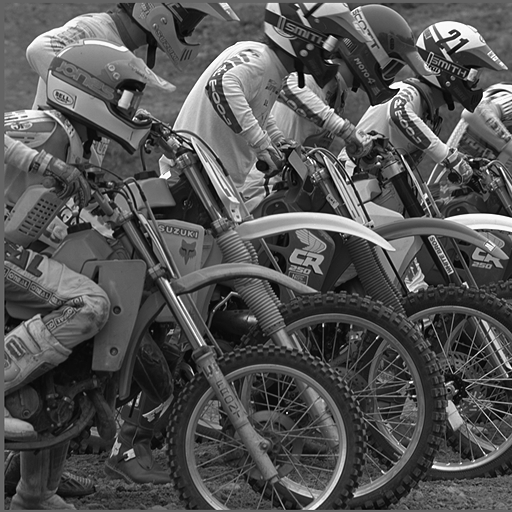
%> input picture reference.png, 512 x 512 px
$ octave testQualityMetricsTest.m   (GNU Octave 9; MATLAB toolbox functions it lacks are replaced by stand-ins)
%> lines starting %> are read from the running program, lines starting %| are printed output that depends on the picture
### ssim_index_m.m
function [mssim, ssim_map] = ssim_index(img1, img2, K, window, L)

%========================================================================
%SSIM Index, Version 1.0
%Copyright(c) 2003 Zhou Wang
%All Rights Reserved.
%
%The author is with Howard Hughes Medical Institute, and Laboratory
%for Computational Vision at Center for Neural Science and Courant
%Institute of Mathematical Sciences, New York University.
%
%----------------------------------------------------------------------
%Permission to use, copy, or modify this software and its documentation
%for educational and research purposes only and without fee is hereby
%granted, provided that this copyright notice and the original authors'
%names appear on all copies and supporting documentation. This program
%shall not be used, rewritten, or adapted as the basis of a commercial
%software or hardware product without first obtaining permission of the
%authors. The authors make no representations about the suitability of
%this software for any purpose. It is provided "as is" without express
%or implied warranty.
%----------------------------------------------------------------------
%
%This is an implementation of the algorithm for calculating the
%Structural SIMilarity (SSIM) index between two images. Please refer
%to the following paper:
%
%Z. Wang, A. C. Bovik, H. R. Sheikh, and E. P. Simoncelli, "Image
%quality assessment: From error measurement to structural similarity"
%IEEE Transactios on Image Processing, vol. 13, no. 1, Jan. 2004.
%
%Kindly report any suggestions or corrections to zhouwang@ieee.org
%
%----------------------------------------------------------------------
%
%Input : (1) img1: the first image being compared
%        (2) img2: the second image being compared
%        (3) K: constants in the SSIM index formula (see the above
%            reference). defualt value: K = [0.01 0.03]
%        (4) window: local window for statistics (see the above
%            reference). default widnow is Gaussian given by
%            window = fspecial('gaussian', 11, 1.5);
%        (5) L: dynamic range of the images. default: L = 255
%
%Output: (1) mssim: the mean SSIM index value between 2 images.
%            If one of the images being compared is regarded as
%            perfect quality, then mssim can be considered as the
%            quality measure of the other image.
%            If img1 = img2, then mssim = 1.
%        (2) ssim_map: the SSIM index map of the test image. The map
%            has a smaller size than the input images. The actual size:
%            size(img1) - size(window) + 1.
%
%Default Usage:
%   Given 2 test images img1 and img2, whose dynamic range is 0-255
%
%   [mssim ssim_map] = ssim_index(img1, img2);
%
%Advanced Usage:
%   User defined parameters. For example
%
%   K = [0.05 0.05];
%   window = ones(8);
%   L = 100;
%   [mssim ssim_map] = ssim_index(img1, img2, K, window, L);
%
%See the results:
%
%   mssim                        %Gives the mssim value
%   imshow(max(0, ssim_map).^4)  %Shows the SSIM index map
%
%========================================================================


if (nargin < 2 || nargin > 5)
   ssim_index = -Inf;
   ssim_map = -Inf;
   return;
end

if (size(img1) ~= size(img2))
   ssim_index = -Inf;
   ssim_map = -Inf;
   return;
end

[M N] = size(img1);

if (nargin == 2)
   if ((M < 11) || (N < 11))
	   ssim_index = -Inf;
	   ssim_map = -Inf;
      return
   end
   window = fspecial('gaussian', 11, 1.5);	%
   K(1) = 0.01;								      % default settings
   K(2) = 0.03;								      %
   L = 255;                                  %
end

if (nargin == 3)
   if ((M < 11) || (N < 11))
	   ssim_index = -Inf;
	   ssim_map = -Inf;
      return
   end
   window = fspecial('gaussian', 11, 1.5);
   L = 255;
   if (length(K) == 2)
      if (K(1) < 0 || K(2) < 0)
		   ssim_index = -Inf;
   		ssim_map = -Inf;
	   	return;
      end
   else
	   ssim_index = -Inf;
   	ssim_map = -Inf;
	   return;
   end
end

if (nargin == 4)
   [H W] = size(window);
   if ((H*W) < 4 || (H > M) || (W > N))
	   ssim_index = -Inf;
	   ssim_map = -Inf;
      return
   end
   L = 255;
   if (length(K) == 2)
      if (K(1) < 0 || K(2) < 0)
		   ssim_index = -Inf;
   		ssim_map = -Inf;
	   	return;
      end
   else
	   ssim_index = -Inf;
   	ssim_map = -Inf;
	   return;
   end
end

if (nargin == 5)
   [H W] = size(window);
   if ((H*W) < 4 || (H > M) || (W > N))
	   ssim_index = -Inf;
	   ssim_map = -Inf;
      return
   end
   if (length(K) == 2)
      if (K(1) < 0 || K(2) < 0)
		   ssim_index = -Inf;
   		ssim_map = -Inf;
	   	return;
      end
   else
	   ssim_index = -Inf;
   	ssim_map = -Inf;
	   return;
   end
end

C1 = (K(1)*L)^2;
C2 = (K(2)*L)^2;
window = window/sum(sum(window));
img1 = double(img1);
img2 = double(img2);

mu1   = filter2(window, img1, 'valid');
mu2   = filter2(window, img2, 'valid');
mu1_sq = mu1.*mu1;
mu2_sq = mu2.*mu2;
mu1_mu2 = mu1.*mu2;
sigma1_sq = filter2(window, img1.*img1, 'valid') - mu1_sq;
sigma2_sq = filter2(window, img2.*img2, 'valid') - mu2_sq;
sigma12 = filter2(window, img1.*img2, 'valid') - mu1_mu2;

if (C1 > 0 & C2 > 0)
   ssim_map = ((2*mu1_mu2 + C1).*(2*sigma12 + C2))./((mu1_sq + mu2_sq + C1).*(sigma1_sq + sigma2_sq + C2));
else
   numerator1 = 2*mu1_mu2 + C1;
   numerator2 = 2*sigma12 + C2;
	denominator1 = mu1_sq + mu2_sq + C1;
   denominator2 = sigma1_sq + sigma2_sq + C2;
   ssim_map = ones(size(mu1));
   index = (denominator1.*denominator2 > 0);
   ssim_map(index) = (numerator1(index).*numerator2(index))./(denominator1(index).*denominator2(index));
   index = (denominator1 ~= 0) & (denominator2 == 0);
   ssim_map(index) = numerator1(index)./denominator1(index);
end

mssim = mean2(ssim_map);

return

### testQualityMetrics.m
function results=testQualityMetrics(results,inputImage,outputImage)
% results=testQualityMetrics(results,inputImage,outputImage)
%
% results is a struct
% the output results struct will contain fields for different metrics of
% image quality
%
% inputImage - reference image
% outputImage - degraded image
%
% full reference:
% ms_ssim
% ssim
% mse
% relative_error
%
% no reference (blind):
% brisque
% bliinds2
% divine
%
% if results contains a 'settings' field with a struct containing a 'fovea'
% field, foveation based quality metrics will also be computed
% fssim
% fvmse + variants
%
%
%
%

%bound image pixels 0-255
boundedOutputImage=min(outputImage,255.*ones(size(outputImage)));
boundedOutputImage=max(boundedOutputImage,zeros(size(outputImage)));

results.ssim=ssim_index_m(inputImage,outputImage);
[n,m]=size(inputImage);
if min(n,m) <= 128
    % adjust filter for ms_ssim to accomodate small images
    results.ms_ssim=msssim(inputImage,outputImage,[0.01 0.03],fspecial('gaussian', 7, 1.5));
    results.bounded_ms_ssim=msssim(inputImage,boundedOutputImage,[0.01 0.03],fspecial('gaussian', 7, 1.5));
else
    results.ms_ssim=msssim(inputImage,outputImage);
    results.bounded_ms_ssim=msssim(inputImage,boundedOutputImage);
end
results.relative_error=norm(inputImage(:)-outputImage(:))/norm(inputImage(:));
sqerror2=(inputImage-outputImage).^2;
results.mse=mean(sqerror2(:));

results.bounded_ssim=ssim_index_m(inputImage,boundedOutputImage);
sqerror2=(inputImage-boundedOutputImage).^2;
results.bounded_mse=mean(sqerror2(:));
results.bounded_relative_error=norm(inputImage(:)-boundedOutputImage(:))/norm(inputImage(:));


if  isfield(results,'settings') && isfield(results.settings,'fovea')
%     fovea2=results.settings.fovea./size(inputImage); % fovea position relative to image frame
%     results.fvssim=fsbssim_index(inputImage,outputImage,fovea2);
    results.fssim=fssim(inputImage,outputImage,struct('fovea',results.settings.fovea,'viewDist',3));
    if isfield(results.settings,'foveation_implementation')
        [results.fvmse,results.fvmse2,results.fvmse3]=image_mse_foveated(inputImage,outputImage,results.settings.fovea,results.settings.foveation_implementation);
    else
        warning('foveation_implementation is not available');
    end
    %results.fvmse  % mse (f (reference), f(output) )
    %results.fvmse2 % mse (f (reference), output )
    %results.fvmse3 % mse (reference , output ) weighted by cutoff
    %frequency
end

% add dmos mappings for mse,ssim,ms_ssim so that they are on same scale
% as blind indices
try
    fullpath = mfilename('fullpath');
    idx      = find(fullpath == filesep);
    thisfolder = fullpath(1:(idx(end)-1));
    dmos_fit=load(fullfile(thisfolder,'dmos_fit_fns'));
    % uses LIVE database with logistic regression
    results.mse_dmos=dmos_fit.fns.mse(results.mse);
    % uses LIVE database with constrained polynomial regression
    results.ssim_dmos=dmos_fit.fns.ssim(results.ssim); %
    % uses LIVE database with logistic regression
    results.ms_ssim_dmos=dmos_fit.fns.ms_ssim(results.ms_ssim);
catch exception
    results.mse_dmos=nan;
    results.ssim_dmos=nan;
    results.ms_ssim_dmos=nan;
    disp '*********** Error: '
    disp (getReport(exception,'extended'))
end

%brisque blind index
try
    results.brisque=brisque.brisquescore(outputImage);
catch exception
    results.brisque=nan;
    disp '*********** Error: '
    disp (getReport(exception,'extended'))
end
%bliinds2 blind index
try
    results.bliinds2=bliinds2.bliinds2_score(outputImage);
catch exception
    results.bliinds2=nan;
    disp '*********** Error: '
    disp (getReport(exception,'extended'))
end
%divine blind index
try
    results.divine=divine.divine(outputImage);
catch exception
    results.divine=nan;
    disp '*********** Error: '
    disp (getReport(exception,'extended'))
end

### msssim.m
function overall_mssim = msssim(img1, img2, K, win, level, weight, method)

% Multi-scale Structural Similarity Index (MS-SSIM)
% Z. Wang, E. P. Simoncelli and A. C. Bovik, "Multi-scale structural similarity
% for image quality assessment," Invited Paper, IEEE Asilomar Conference on
% Signals, Systems and Computers, Nov. 2003

if (nargin < 2 || nargin > 7)
   overall_mssim = -Inf;
   return;
end

if (~exist('K'))
   K = [0.01 0.03];
end

if (~exist('win'))
   win = fspecial('gaussian', 11, 1.5);
end

if (~exist('level'))
   level = 5;
end

if (~exist('weight'))
   weight = [0.0448 0.2856 0.3001 0.2363 0.1333];
end

if (~exist('method'))
   method = 'product';
end

if (size(img1) ~= size(img2))
   overall_mssim = -Inf;
   return;
end

[M N] = size(img1);
if ((M < 11) || (N < 11))
   overall_mssim = -Inf;
   return
end

if (length(K) ~= 2)
   overall_mssim = -Inf;
   return;
end

if (K(1) < 0 || K(2) < 0)
   overall_mssim = -Inf;
   return;
end

[H W] = size(win);

if ((H*W)<4 || (H>M) || (W>N))
   overall_mssim = -Inf;
   return;
end

if (level < 1)
   overall_mssim = -Inf;
   return
end


min_img_width = min(M, N)/(2^(level-1));
max_win_width = max(H, W);
if (min_img_width < max_win_width)
   overall_mssim = -Inf;
   return;
end

if (length(weight) ~= level || sum(weight) == 0)
   overall_mssim = -Inf;
   return;
end

if (method ~= 'wtd_sum' & method ~= 'product')
   overall_mssim = -Inf;
   return;
end

downsample_filter = ones(2)./4;
im1 = double(img1);
im2 = double(img2);
for l = 1:level
   [mssim_array(l) ssim_map_array{l} mcs_array(l) cs_map_array{l}] = ssim_index_new(im1, im2, K, win);
%   [M N] = size(im1);
   filtered_im1 = imfilter(im1, downsample_filter, 'symmetric', 'same');
   filtered_im2 = imfilter(im2, downsample_filter, 'symmetric', 'same');
   clear im1, im2;
   im1 = filtered_im1(1:2:end, 1:2:end);
   im2 = filtered_im2(1:2:end, 1:2:end);
end

if (method == 'product')
%   overall_mssim = prod(mssim_array.^weight);
   overall_mssim = prod(mcs_array(1:level-1).^weight(1:level-1))*(mssim_array(level).^weight(level));
else
   weight = weight./sum(weight);
   overall_mssim = sum(mcs_array(1:level-1).*weight(1:level-1)) + mssim_array(level).*weight(level);
end

### ssim_index_new.m
function [mssim, ssim_map, mcs, cs_map] = ssim_index_new(img1, img2, K, win)

if (nargin < 2 || nargin > 4)
   mssim = -Inf;
   ssim_map = -Inf;
   return;
end

if (size(img1) ~= size(img2))
   mssim = -Inf;
   ssim_map = -Inf;
   return;
end

[M N] = size(img1);

if (nargin == 2)
   if ((M < 11) || (N < 11))
	   mssim = -Inf;
	   ssim_map = -Inf;
      return
   end
   win = fspecial('gaussian', 11, 1.5);	%
   K(1) = 0.01;										% default settings
   K(2) = 0.03;										%
end

if (nargin == 3)
   if ((M < 11) || (N < 11))
	   mssim = -Inf;
	   ssim_map = -Inf;
      return
   end
   win = fspecial('gaussian', 11, 1.5);
   if (length(K) == 2)
      if (K(1) < 0 || K(2) < 0)
		   mssim = -Inf;
   		ssim_map = -Inf;
	   	return;
      end
   else
	   mssim = -Inf;
   	ssim_map = -Inf;
	   return;
   end
end

if (nargin == 4)
   [H W] = size(win);
   if ((H*W) < 4 || (H > M) || (W > N))
	   mssim = -Inf;
	   ssim_map = -Inf;
      return
   end
   if (length(K) == 2)
      if (K(1) < 0 || K(2) < 0)
		   mssim = -Inf;
   		ssim_map = -Inf;
	   	return;
      end
   else
	   mssim = -Inf;
   	ssim_map = -Inf;
	   return;
   end
end

C1 = (K(1)*255)^2;
C2 = (K(2)*255)^2;
win = win/sum(sum(win));

mu1   = filter2(win, img1, 'valid');
mu2   = filter2(win, img2, 'valid');
mu1_sq = mu1.*mu1;
mu2_sq = mu2.*mu2;
mu1_mu2 = mu1.*mu2;
sigma1_sq = filter2(win, img1.*img1, 'valid') - mu1_sq;
sigma2_sq = filter2(win, img2.*img2, 'valid') - mu2_sq;
sigma12 = filter2(win, img1.*img2, 'valid') - mu1_mu2;

if (C1 > 0 & C2 > 0)
   ssim_map = ((2*mu1_mu2 + C1).*(2*sigma12 + C2))./((mu1_sq + mu2_sq + C1).*(sigma1_sq + sigma2_sq + C2));
   cs_map = (2*sigma12 + C2)./(sigma1_sq + sigma2_sq + C2);
else
   numerator1 = 2*mu1_mu2 + C1;
   numerator2 = 2*sigma12 + C2;
	denominator1 = mu1_sq + mu2_sq + C1;
   denominator2 = sigma1_sq + sigma2_sq + C2;

   ssim_map = ones(size(mu1));
   index = (denominator1.*denominator2 > 0);
   ssim_map(index) = (numerator1(index).*numerator2(index))./(denominator1(index).*denominator2(index));
   index = (denominator1 ~= 0) & (denominator2 == 0);
   ssim_map(index) = numerator1(index)./denominator1(index);

   cs_map = ones(size(mu1));
   index = denominator2 > 0;
   cs_map(index) = numerator2(index)./denominator2(index);
end

mssim = mean2(ssim_map);
mcs = mean2(cs_map);

return

### +divine/divine.m
function q = divine(im)
% DIIVINE Software release.
%
%
% ========================================================================
%
% -----------COPYRIGHT NOTICE STARTS WITH THIS LINE------------
% Copyright (c) 2010 The University of Texas at Austin
% All rights reserved.
%
% Permission is hereby granted, without written agreement and without license or royalty fees, to use, copy,
% modify, and distribute this code (the source files) and its documentation for
% any purpose, provided that the copyright notice in its entirety appear in all copies of this code, and the
% original source of this code, Laboratory for Image and Video Engineering (LIVE, http://live.ece.utexas.edu)
% and Center for Perceptual Systems (CPS, http://www.cps.utexas.edu) at the University of Texas at Austin (UT Austin,
% http://www.utexas.edu), is acknowledged in any publication that reports research using this code. The research
% is to be cited in the bibliography as:
%
% 1. A. K. Moorthy and A. C. Bovik, "Blind Image Quality Assessment: From Natural
% Scene Statistics to Perceptual Quality", IEEE Transactions on Image Processing, to appear (2011).
%
% 2. A. K. Moorthy and A. C. Bovik, "DIVINE Software Release",
% URL: http://live.ece.utexas.edu/research/quality/DIIVINE_release.zip, 2010
%
% IN NO EVENT SHALL THE UNIVERSITY OF TEXAS AT AUSTIN BE LIABLE TO ANY PARTY FOR DIRECT, INDIRECT, SPECIAL, INCIDENTAL,
% OR CONSEQUENTIAL DAMAGES ARISING OUT OF THE USE OF THIS DATABASE AND ITS DOCUMENTATION, EVEN IF THE UNIVERSITY OF TEXAS
% AT AUSTIN HAS BEEN ADVISED OF THE POSSIBILITY OF SUCH DAMAGE.
%
% THE UNIVERSITY OF TEXAS AT AUSTIN SPECIFICALLY DISCLAIMS ANY WARRANTIES, INCLUDING, BUT NOT LIMITED TO, THE IMPLIED
% WARRANTIES OF MERCHANTABILITY AND FITNESS FOR A PARTICULAR PURPOSE. THE DATABASE PROVIDED HEREUNDER IS ON AN "AS IS" BASIS,
% AND THE UNIVERSITY OF TEXAS AT AUSTIN HAS NO OBLIGATION TO PROVIDE MAINTENANCE, SUPPORT, UPDATES, ENHANCEMENTS, OR MODIFICATIONS.
%
% -----------COPYRIGHT NOTICE ENDS WITH THIS LINE------------%
%
% Author  : Anush Krishna Moorthy
% Version : 1.1
%
% The authors are with the Laboratory for Image and Video Engineering
% (LIVE), Department of Electrical and Computer Engineering, The
% University of Texas at Austin, Austin, TX.
%
% Kindly report any suggestions or corrections to anushmoorthy@gmail.com
%
% ========================================================================
%
% This is a demonstration of the Distortion Identification based image Verity and INtegrity Evaluation (DIVINE) index.
% It is an implementation of the BIQI in the reference.
% The algorithm is described in:
% A. K. Moorthy and A. C. Bovik, "Blind Image Quality Assessment: From Natural
% Scene Statistics to Perceptual Quality",  IEEE Transactions on Image Processing, to appear (2011).
%
% You can change this program as you like and use it anywhere, but please
% refer to its original source (cite our paper and our web page at
% http://live.ece.utexas.edu/research/quality/DIIVINE_release.zip).
%
% Input : A test 8bits/pixel grayscale image loaded in a 2-D array
% Output: A quality score of the image. The score typically has a value
%        between 0 and 100 (0 represents the best quality, 100 the worst).
%
% Usage:
%
% 1. Load the image, for example
%
%   image = rgb2gray(imread('testimage.jpg'));
%
% 2. Call this function to calculate the quality score:
%
%    quality = divine(image)
%
% Dependencies:
% Steerable Pyramid Toolbox, Download from: http://www.cns.nyu.edu/~eero/steerpyr/
% LibSVM package for MATLAB, Download from: http://www.csie.ntu.edu.tw/~cjlin/libsvm/
% You may need the MATLAB Image Processing Toolbox
%
% Dependencies--
%
% MATLAB files:  ssim_index_new.m, norm_sender_normalized.m, find_spatial_hist_fast.m, divine_overall_quality.m
%               divine_feature_extract.m,  map_matrix_to_closest_vec.m (provided with release)
%
% Data files: data_live_trained.mat (provided with release)
%
% This code has been tested on Windows and Mac OSX (Snow Leopard)
%
% ========================================================================%
% Note on training:
% This release version of BIQI was trained on the entire LIVE database.
%
%

import divine.*


f = divine_feature_extract(im);
q = divine_overall_quality(f);

### testQualityMetricsTest.m

% testQualityMetricsTest  test the testQualityMetrics function with a
% simple case
%
inputImage=double(imread('reference.png'));
%> inputImage: size 512x512 double; min 0, max 255, mean 83.9; mean of the top-left, top-right, bottom-left and bottom-right quarters 103.7, 97.9, 66.3, 67.6
outputImage=double(imread('degraded.png'));
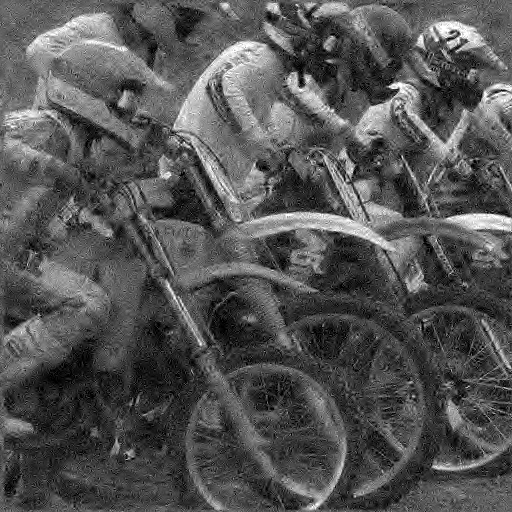
%> input picture degraded.png, 512 x 512 px
%> outputImage: size 512x512 double; min 0, max 255, mean 83.9; mean of the top-left, top-right, bottom-left and bottom-right quarters 103.7, 97.8, 66.3, 67.7
results=struct();
results=testQualityMetrics(results,inputImage,outputImage);
%> in ssim_index, `mu2   = filter2(window, img2, 'valid');`:
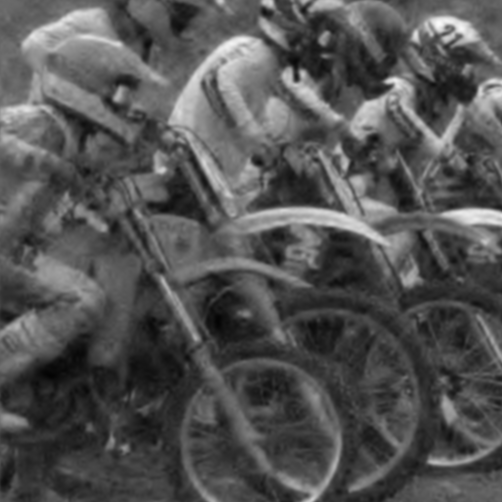
%> mu2: size 502x502 double; min 3.88, max 250.8, mean 83.6
%> in ssim_index, `mu2_sq = mu2.*mu2;`:
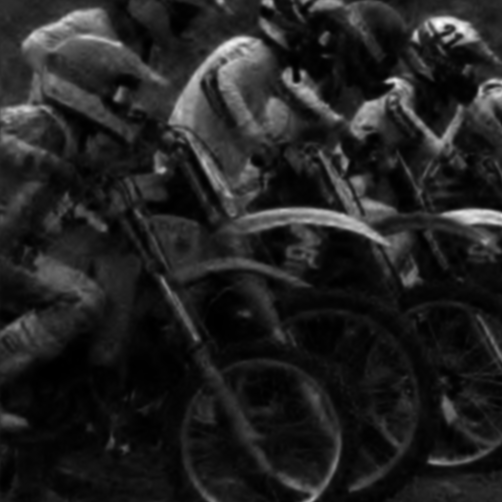
%> mu2_sq: size 502x502 double; min 15.04, max 62884.3, mean 8661.1; drawn with min black and max white
%> in ssim_index, `ssim_map = ((2*mu1_mu2 + C1).*(2*sigma12 + C2))./((mu1_sq + mu2_sq + C..`:
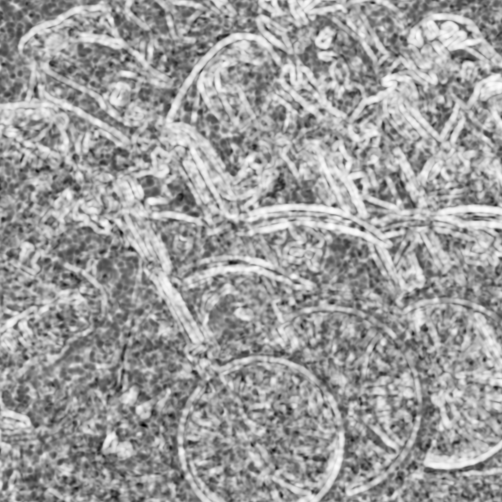
%> ssim_map: size 502x502 double; min -0.283, max 0.973, mean 0.491; drawn with min black and max white
%> in ssim_index, `mssim = mean2(ssim_map);`: mssim = 0.491
%> the loop in msssim, `for l = 1:level` made 5 passes
%> (mssim in ssim_index_new, mcs in ssim_index_new) on passes 1 to 5: (0.491, 0.497), (0.724, 0.727), (0.886, 0.887), (0.958, 0.958), (0.989, 0.989)
%> pass 1, in msssim, `im1 = filtered_im1(1:2:end, 1:2:end);`:
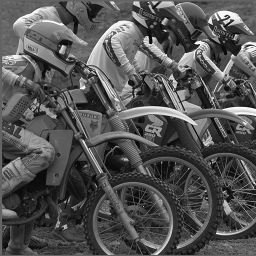
%> im1: size 256x256 double; min 5.75, max 255, mean 83.9
%> after the loop in msssim, `for l = 1:level`: cs_map_array = 5 items; mcs_array = [0.497 0.727 0.887 0.958 0.989]; mssim_array = [0.491 0.724 0.886 0.958 0.989]; ssim_map_array = 5 items
%> in msssim, `overall_mssim = prod(mcs_array(1:level-1).^weight(1:level-1))*(mssim_a..`: overall_mssim = 0.843
%> the loop in msssim (call 2), `for l = 1:level` made 5 passes
%> pass 2, in ssim_index_new (call 7), `mu1_sq = mu1.*mu1;`:
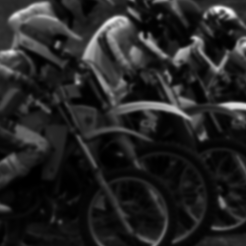
%> mu1_sq: size 246x246 double; min 126.5, max 57782.6, mean 8565.5; drawn with min black and max white
%> in testQualityMetrics, `results.relative_error=norm(inputImage(:)-outputImage(:))/norm(inputIm..`: results.relative_error = 0.232
%> in testQualityMetrics, `sqerror2=(inputImage-outputImage).^2;`:
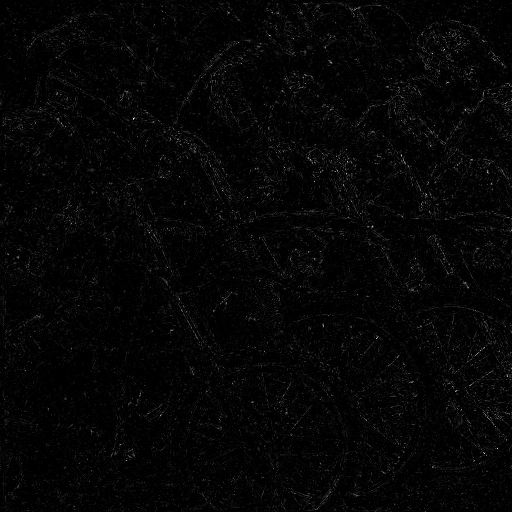
%> sqerror2: size 512x512 double; min 0, max 23409, mean 519.8; drawn with min black and max white
%> in testQualityMetrics, `results.mse=mean(sqerror2(:));`: results.mse = 519.8
%> in testQualityMetrics, `results.bounded_ssim=ssim_index_m(inputImage,boundedOutputImage);`: results.bounded_ssim = 0.491
%> in testQualityMetrics, `results.bounded_mse=mean(sqerror2(:));`: results.bounded_mse = 519.8
%> in testQualityMetrics, `results.bounded_relative_error=norm(inputImage(:)-boundedOutputImage(:..`: results.bounded_relative_error = 0.232
%> results = {ssim 0.491, ms_ssim 0.843, bounded_ms_ssim 0.843, relative_error 0.232, mse 519.8, bounded_ssim 0.491}
disp(results)
%|     ssim = 0.4909
%|     ms_ssim = 0.8435
%|     bounded_ms_ssim = 0.8435
%|     relative_error = 0.2317
%|     mse = 519.79
%|     bounded_ssim = 0.4909
%|     bounded_mse = 519.79
%|     bounded_relative_error = 0.2317
%|     mse_dmos = NaN
%|     ssim_dmos = NaN
%|     ms_ssim_dmos = NaN
%|     brisque = NaN
%> (further printed lines are left out)
